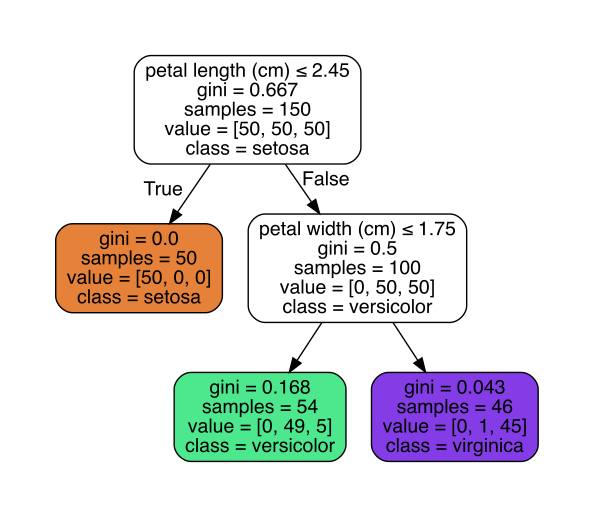

Here is the Python script that generated this plot:
from sklearn import tree
from sklearn.datasets import load_iris
import graphviz
from sklearn.tree import DecisionTreeClassifier

iris = load_iris()
classifier = tree.DecisionTreeClassifier(min_impurity_decrease=0.1)
classifier = classifier.fit(iris.data, iris.target)

# plot the graph
dot_data = tree.export_graphviz(classifier,
                                out_file=None,
                                feature_names=iris.feature_names,
                                class_names=iris.target_names,
                                filled=True,
                                rounded=True,
                                special_characters=True)
graph = graphviz.Source(dot_data)
graph.render("tree_iris")
